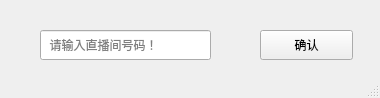
<?xml version="1.0" encoding="UTF-8"?>
<ui version="4.0">
 <class>MainWindow</class>
 <widget class="QMainWindow" name="MainWindow">
  <property name="geometry">
   <rect>
    <x>0</x>
    <y>0</y>
    <width>380</width>
    <height>98</height>
   </rect>
  </property>
  <property name="windowTitle">
   <string>弹幕自动回复</string>
  </property>
  <widget class="QWidget" name="centralwidget">
   <widget class="QLineEdit" name="lineEdit">
    <property name="geometry">
     <rect>
      <x>40</x>
      <y>30</y>
      <width>171</width>
      <height>30</height>
     </rect>
    </property>
    <property name="styleSheet">
     <string notr="true">font: 14pt &quot;Adobe Devanagari&quot;;
font: 12pt &quot;Adobe Devanagari&quot;;</string>
    </property>
    <property name="placeholderText">
     <string>  请输入直播间号码！</string>
    </property>
   </widget>
   <widget class="QPushButton" name="pushButton">
    <property name="geometry">
     <rect>
      <x>260</x>
      <y>30</y>
      <width>93</width>
      <height>30</height>
     </rect>
    </property>
    <property name="styleSheet">
     <string notr="true">font: 11pt &quot;Adobe Devanagari&quot;;</string>
    </property>
    <property name="text">
     <string>确认</string>
    </property>
   </widget>
  </widget>
  <widget class="QStatusBar" name="statusbar"/>
 </widget>
 <resources/>
 <connections/>
</ui>
